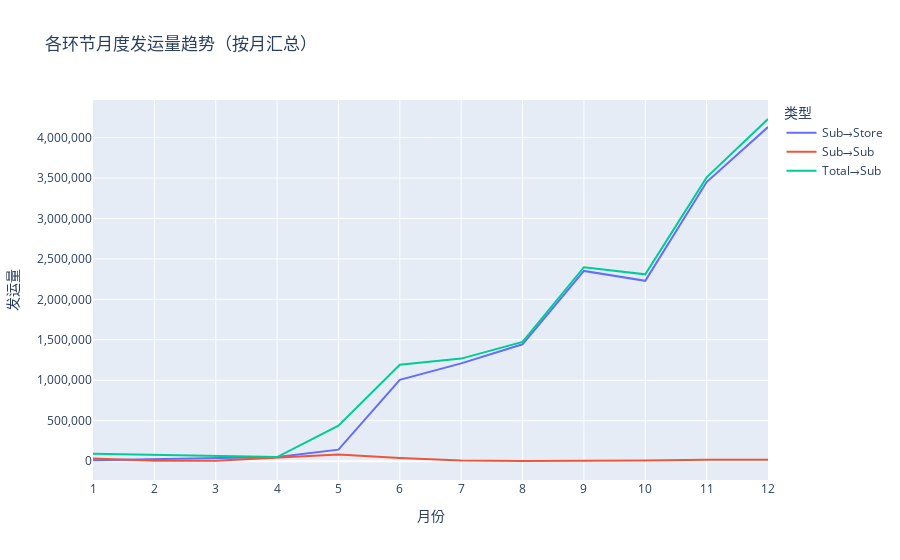

The cell this chart's notebook holds for it:
### Code cell
# 先按月、按类型汇总发运量
vol_month = ( ship_vol.groupby(['month','type'], as_index=False)['qty'].sum())
fig_vol = px.line(
    vol_month,
    x='month',
    y='qty',
    color='type',
    title='各环节月度发运量趋势（按月汇总）',
    labels={'month':'月份', 'qty':'发运量', 'type':'类型'}
)
fig_vol.update_layout(
    xaxis=dict(tickmode='linear'),
    yaxis=dict(tickformat=',')
)

fig_vol.show()
fig_op1 = fig_vol

### Figure 1 — Plotly figure (JSON) as saved in the notebook; plotly's stock layout.template omitted (floating-point values rounded to 4 significant figures)
{"data": [{"hovertemplate": "类型=Sub→Store<br>月份=%{x}<br>发运量=%{y}<extra></extra>", "legendgroup": "Sub→Store", "line": {"color": "#636efa", "dash": "solid"}, "marker": {"symbol": "circle"}, "mode": "lines", "name": "Sub→Store", "orientation": "v", "showlegend": true, "x": [1, 4, 5, 6, 7, 8, 9, 10, 11, 12], "xaxis": "x", "y": [11289, 50221, 142260, 1005080, 1208325, 1444384, 2351511, 2228712, 3449653, 4129439], "yaxis": "y", "type": "scatter"}, {"hovertemplate": "类型=Sub→Sub<br>月份=%{x}<br>发运量=%{y}<extra></extra>", "legendgroup": "Sub→Sub", "line": {"color": "#EF553B", "dash": "solid"}, "marker": {"symbol": "circle"}, "mode": "lines", "name": "Sub→Sub", "orientation": "v", "showlegend": true, "x": [1, 2, 3, 5, 6, 7, 8, 9, 10, 11, 12], "xaxis": "x", "y": [31767, 3601, 4265, 82072, 38830, 7481, 1722, 2294, 9007, 17847, 17878], "yaxis": "y", "type": "scatter"}, {"hovertemplate": "类型=Total→Sub<br>月份=%{x}<br>发运量=%{y}<extra></extra>", "legendgroup": "Total→Sub", "line": {"color": "#00cc96", "dash": "solid"}, "marker": {"symbol": "circle"}, "mode": "lines", "name": "Total→Sub", "orientation": "v", "showlegend": true, "x": [1, 4, 5, 6, 7, 8, 9, 10, 11, 12], "xaxis": "x", "y": [89875, 50221, 437894, 1192280, 1267407, 1473272, 2397252, 2309335, 3507975, 4229635], "yaxis": "y", "type": "scatter"}], "layout": {"xaxis": {"anchor": "y", "domain": [0.0, 1.0], "title": {"text": "月份"}, "tickmode": "linear"}, "yaxis": {"anchor": "x", "domain": [0.0, 1.0], "title": {"text": "发运量"}, "tickformat": ","}, "legend": {"title": {"text": "类型"}, "tracegroupgap": 0}, "title": {"text": "各环节月度发运量趋势（按月汇总）"}}}
